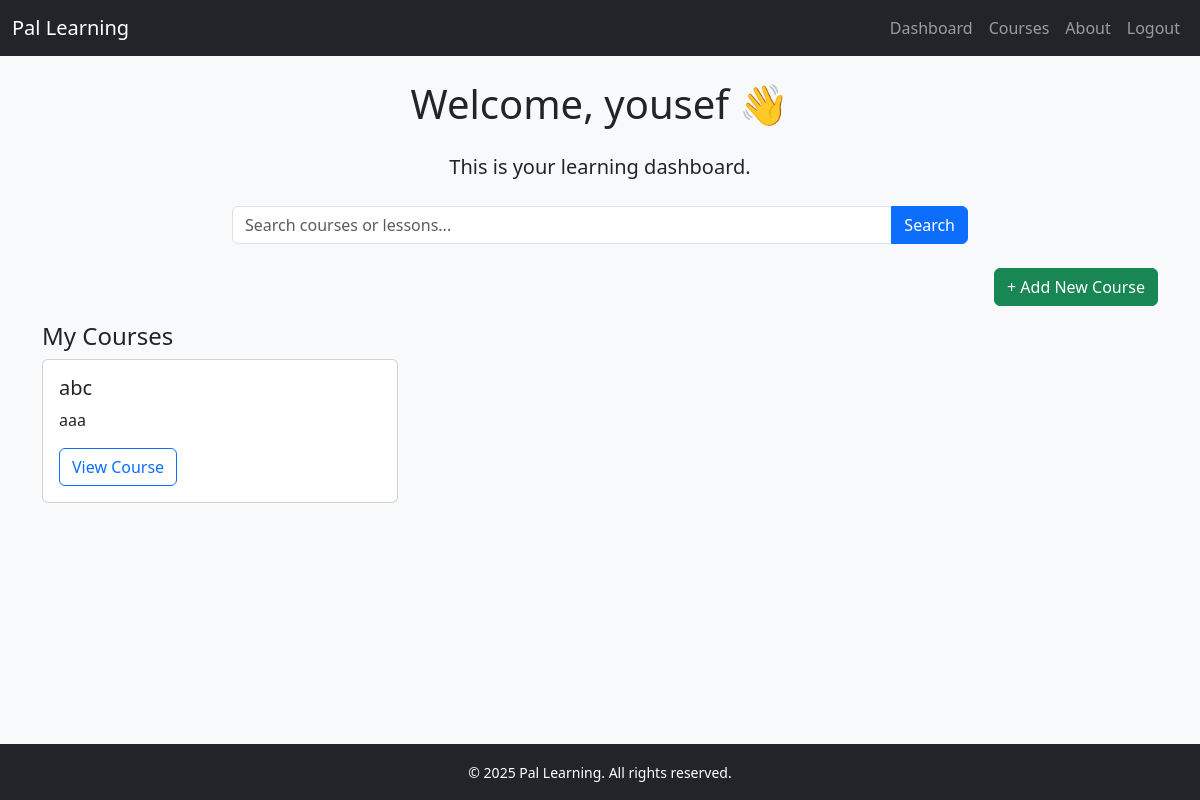
The app's page / (signed in) with its own data.
### pal_learning_app/models.py (models this page shows, shortened)
class CustomUser(AbstractUser):
    STUDENT    = 'student'
    INSTRUCTOR = 'instructor'
    ADMIN      = 'admin'
    ROLE_CHOICES = [
        (STUDENT,    'Student'),
        (INSTRUCTOR, 'Instructor'),
        (ADMIN,      'Admin'),
    ]
    objects = UserManager()
    email        = models.EmailField('email address', unique=True)
    role         = models.CharField(max_length=20, choices=ROLE_CHOICES, default=STUDENT)
    address      = models.CharField(max_length=255, blank=True)
    is_approved  = models.BooleanField(default=False)
    created_at   = models.DateTimeField(auto_now_add=True)
    updated_at   = models.DateTimeField(auto_now=True)
    USERNAME_FIELD = 'email'
    REQUIRED_FIELDS = []

class Course(models.Model):
    BEGINNER     = 'beginner'
    INTERMEDIATE = 'intermediate'
    ADVANCED     = 'advanced'
    DIFFICULTY_CHOICES = [
        (BEGINNER,     'Beginner'),
        (INTERMEDIATE, 'Intermediate'),
        (ADVANCED,     'Advanced'),
    ]
    title        = models.CharField(max_length=255)
    description  = models.TextField(blank=True)
    topic        = models.CharField(max_length=100, blank=True)
    difficulty   = models.CharField(max_length=20, choices=DIFFICULTY_CHOICES, default=BEGINNER)
    instructor   = models.ForeignKey(settings.AUTH_USER_MODEL, on_delete=models.PROTECT, related_name='courses_taught')
    created_at   = models.DateTimeField(auto_now_add=True)
    updated_at   = models.DateTimeField(auto_now=True)

### pal_learning_app/views.py (the view)
# urls.py: 2. Add a URL to urlpatterns:  path('', views.home, name='home')
@login_required
def home(request):
    user = request.user
    if user.role == CustomUser.STUDENT:
        enrollments = (
            user.enrollments
                .select_related('course')
                .filter(status=Enrollment.IN_PROGRESS)
        )
        context = {
            'is_student':   True,
            'enrollments':  enrollments,
        }
    else:
        courses_taught = user.courses_taught.all()
        context = {
            'is_student':      False,
            'courses_taught':  courses_taught,
        }
    return render(request, 'home.html', context)

### pal_learning_app/templates/home.html (shortened to what this page needs)
{% extends 'base.html' %}
{% block content %}
  <div class="text-center">
    <h1 class="mb-4">Welcome, {{ request.user.first_name }} 👋</h1>
    <p class="lead">This is your learning dashboard.</p>
  </div>
  <div class="row justify-content-center my-4">
    <div class="col-md-8">
      <form method="GET" action="{% url 'course_list' %}">
        <div class="input-group">
          <input type="text" class="form-control" name="q"
                 placeholder="Search courses or lessons...">
          <button class="btn btn-primary" type="submit">Search</button>
        </div>
      </form>
    </div>
  </div>
  {% if not is_student %}
    <div class="text-end mb-3">
      <a href="{% url 'course_create' %}" class="btn btn-success">
        + Add New Course
      </a>
    </div>
  {% endif %}
  <div class="row">
    {% if is_student %}
      <h4>Your Enrolled Courses</h4>
      {% if enrollments %}
        {% for enrollment in enrollments %}
          {% with course=enrollment.course %}
            <div class="col-md-4 mb-4">
              <div class="card h-100">
                <div class="card-body">
                  <h5 class="card-title">{{ course.title }}</h5>
                  <p class="card-text">
                    {{ course.description|truncatewords:20 }}
                  </p>
                  <a href="{% url 'course_detail' course.id %}"
                     class="btn btn-outline-primary">
                    Continue Course
                  </a>
                </div>
              </div>
            </div>
          {% endwith %}
        {% endfor %}
      {% else %}
        <p class="text-muted">You have not enrolled in any courses yet.</p>
      {% endif %}
    {% else %}
      <h4>My Courses</h4>
      {% if courses_taught %}
        {% for course in courses_taught %}
          <div class="col-md-4 mb-4">
            <div class="card h-100">
              <div class="card-body">
                <h5 class="card-title">{{ course.title }}</h5>
                <p class="card-text">
                  {{ course.description|truncatewords:20 }}
                </p>
                <a href="{% url 'course_detail' course.id %}"
                   class="btn btn-outline-primary">
                  View Course
                </a>
              </div>
            </div>
          </div>
        {% endfor %}
      {% else %}
        <p class="text-muted">You have not created any courses yet.</p>
      {% endif %}
    {% endif %}
  </div>
{% endblock %}

### records on screen
CustomUser: user.first_name "yousef"
Course: title "abc", description "aaa"
